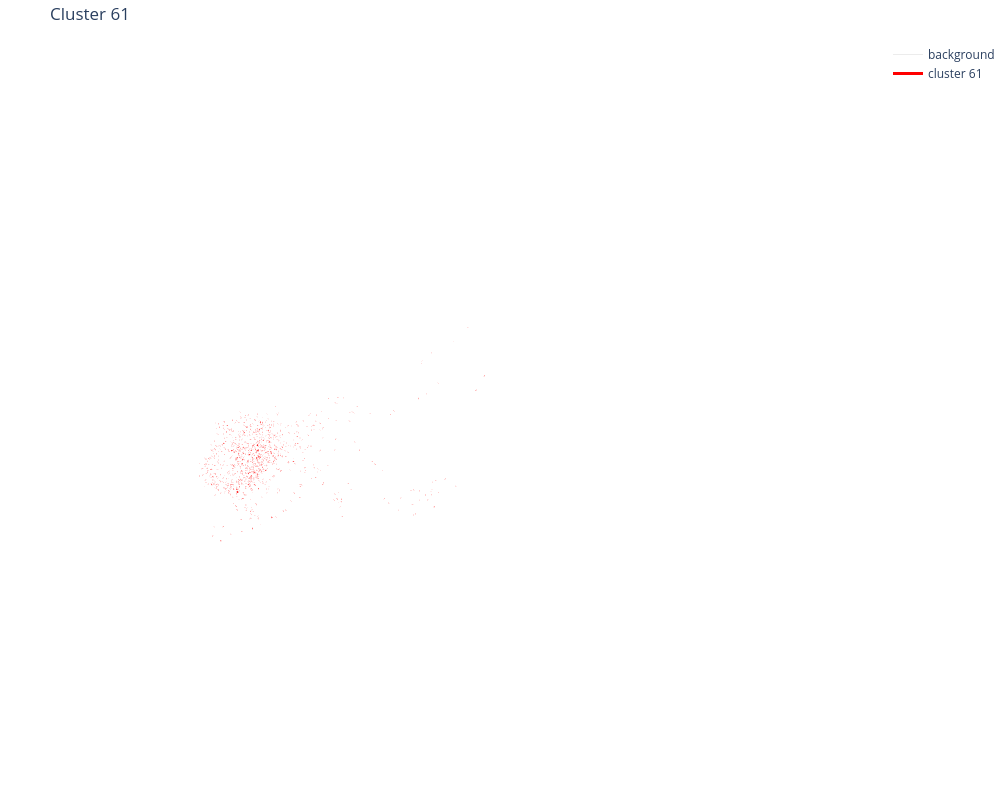

Notebook cell for this chart:
### Markdown cell above
## 16. save a fixed view for a chosen cluster

### Code cell
# export_cluster_id = cluster_sizes[0][0]
export_cluster_id = 61
export_max_neurons = 100
export_color = "red"

export_trace = build_cluster_trace(
    export_cluster_id,
    cluster_to_rootids,
    swc_folder,
    color=export_color,
    max_neurons=export_max_neurons,
    max_points_per_neuron=max_points_per_neuron_fg
)

export_fig = go.Figure(data=[background_trace, export_trace])
export_fig.update_layout(
    width=1000,
    height=800,
    scene=dict(
        xaxis=dict(visible=False),
        yaxis=dict(visible=False),
        zaxis=dict(visible=False),
        aspectmode="data"
    ),
    margin=dict(l=0, r=0, b=0, t=40),
    title=f"Cluster {export_cluster_id}"
)

export_fig.show()

# Uncomment to save:
export_fig.write_html(f"cluster_{export_cluster_id}_view.html")

### Figure 1 — Plotly figure (JSON) as saved in the notebook; plotly's stock layout.template omitted (floating-point values rounded to 4 significant figures; data arrays with more than 128 entries replaced by an {"elided": "..."} marker saying what was removed)
{"data": [{"hoverinfo": "skip", "line": {"color": "rgba(150,150,150,0.18)", "width": 1}, "mode": "lines", "name": "background", "type": "scatter3d", "x": {"elided": "3708 float values"}, "y": {"elided": "3708 float values"}, "z": {"elided": "3708 float values"}}, {"hoverinfo": "name", "line": {"color": "red", "width": 3}, "mode": "lines", "name": "cluster 61", "type": "scatter3d", "x": {"elided": "3549 float values"}, "y": {"elided": "3549 float values"}, "z": {"elided": "3549 float values"}}], "layout": {"height": 800, "margin": {"b": 0, "l": 0, "r": 0, "t": 40}, "scene": {"aspectmode": "data", "xaxis": {"visible": false}, "yaxis": {"visible": false}, "zaxis": {"visible": false}}, "title": {"text": "Cluster 61"}, "width": 1000}}
